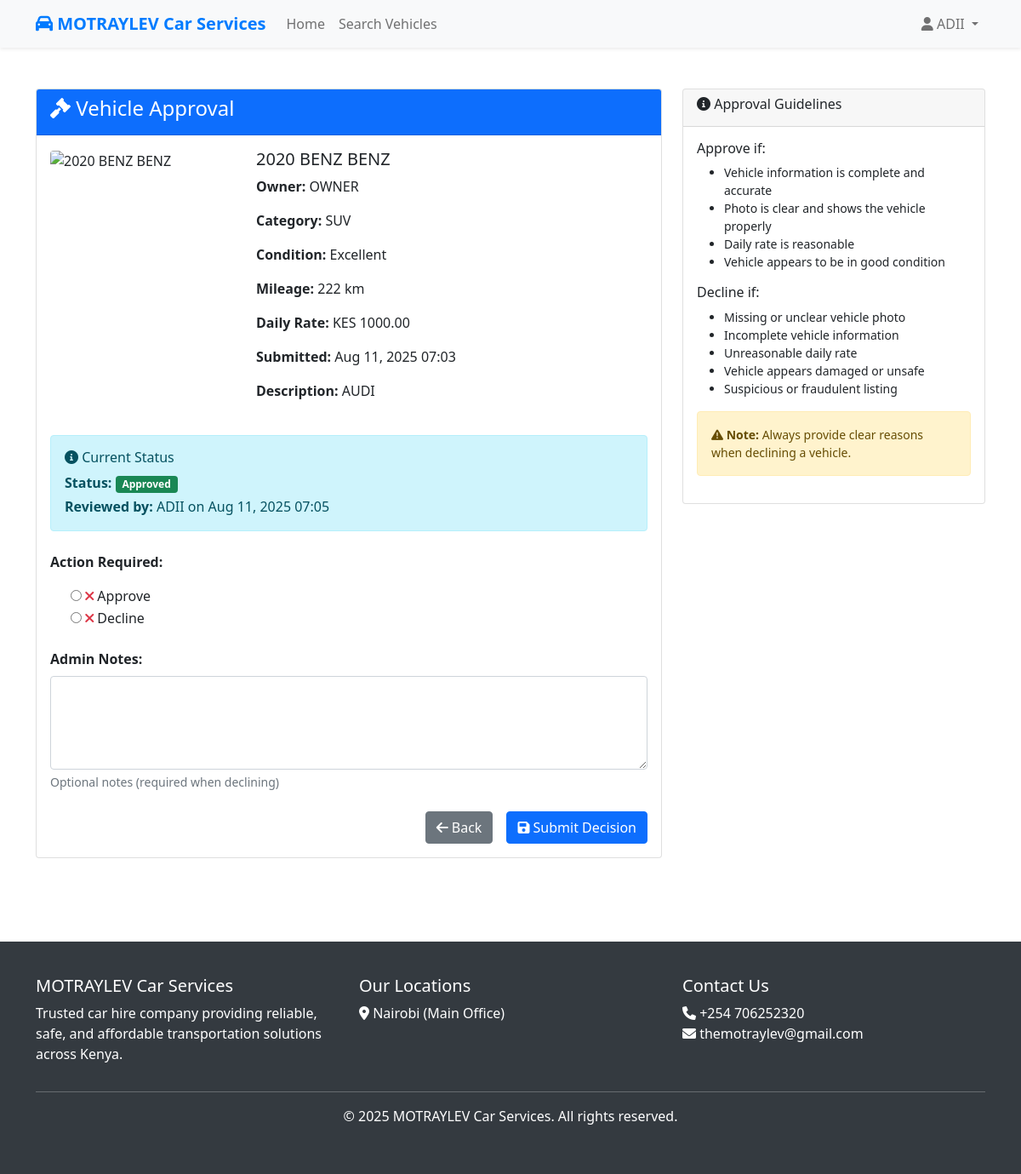
Screenshot of /approve-vehicle/2/ (signed in) with the database file from the repository.
### carhire/models.py (models this page shows, shortened)
class User(AbstractUser):
    USER_TYPES = (
        ('client', 'Client'),
        ('owner', 'Vehicle Owner'),
        ('admin', 'Admin'),
    )
    user_type = models.CharField(max_length=10, choices=USER_TYPES, default='client')
    phone_number = models.CharField(max_length=15, blank=True)
    location = models.CharField(max_length=100, blank=True)
    driving_license_number = models.CharField(max_length=50, blank=True)
    license_expiry_date = models.DateField(null=True, blank=True)
    years_of_experience = models.IntegerField(null=True, blank=True)
    class Meta:
        db_table = 'carhire_user'

class Vehicle(models.Model):
    CONDITION_CHOICES = (
        ('excellent', 'Excellent'),
        ('good', 'Good'),
        ('fair', 'Fair'),
    )
    CATEGORY_CHOICES = (
        ('sedan', 'Sedan'),
        ('suv', 'SUV'),
        ('hatchback', 'Hatchback'),
        ('pickup', 'Pickup Truck'),
        ('van', 'Van'),
        ('luxury', 'Luxury'),
    )
    APPROVAL_STATUS_CHOICES = (
        ('pending', 'Pending Review'),
        ('approved', 'Approved'),
        ('declined', 'Declined'),
    )
    owner = models.ForeignKey(User, on_delete=models.CASCADE, related_name='vehicles')
    make = models.CharField(max_length=50)
    model = models.CharField(max_length=50)
    year = models.IntegerField(validators=[MinValueValidator(1990), MaxValueValidator(2025)])
    category = models.CharField(max_length=20, choices=CATEGORY_CHOICES)
    condition = models.CharField(max_length=10, choices=CONDITION_CHOICES)
    mileage = models.IntegerField(validators=[MinValueValidator(0)])
    daily_rate = models.DecimalField(max_digits=10, decimal_places=2)
    photo = CloudinaryField(
        'vehicle_photo',  # Public ID prefix for Cloudinary
        folder='vehicles/',  # Organizes files in Cloudinary
        blank=True,
        null=True,  # Optional: Allow null in DB if photo not required
        transformation={'quality': 'auto:good'},  # Auto-optimize images
        format='jpg'  # Convert to JPG by default
    )
    description = models.TextField(blank=True)
    is_approved = models.BooleanField(default=False)
    approval_status = models.CharField(max_length=10, choices=APPROVAL_STATUS_CHOICES, default='pending')
    admin_notes = models.TextField(blank=True, help_text="Admin notes for approval/decline")
    reviewed_by = models.ForeignKey(User, on_delete=models.SET_NULL, null=True, blank=True, related_name='reviewed_vehicles')
    reviewed_at = models.DateTimeField(null=True, blank=True)
    is_available = models.BooleanField(default=True)
    created_at = models.DateTimeField(auto_now_add=True)
    def __str__(self):
        return f"{self.year} {self.make} {self.model}"

### carhire/views.py (the view)
# urls.py: path('approve-vehicle/<int:vehicle_id>/', views.approve_vehicle, name='approve_vehicle'),
@login_required
def approve_vehicle(request, vehicle_id):
    if request.user.user_type != 'admin':
        return redirect('dashboard')
    vehicle = get_object_or_404(Vehicle, id=vehicle_id)
    if request.method == 'POST':
        form = VehicleApprovalForm(request.POST)
        if form.is_valid():
            action = form.cleaned_data['action']
            admin_notes = form.cleaned_data['admin_notes']
            if action == 'approve':
                vehicle.is_approved = True
                vehicle.approval_status = 'approved'
                messages.success(request, f'Vehicle {vehicle} has been approved.')
            else:  # decline
                vehicle.is_approved = False
                vehicle.approval_status = 'declined'
                messages.success(request, f'Vehicle {vehicle} has been declined.')
            vehicle.admin_notes = admin_notes
            vehicle.reviewed_by = request.user
            vehicle.reviewed_at = timezone.now()
            vehicle.save()
            return redirect('admin_vehicles')
    else:
        form = VehicleApprovalForm()
    context = {
        'vehicle': vehicle,
        'form': form,
    }
    return render(request, 'carhire/approve_vehicle.html', context)

### carhire/forms.py (shortened to what this page needs)
class VehicleApprovalForm(forms.Form):
    ACTION_CHOICES = (
        ('approve', 'Approve'),
        ('decline', 'Decline'),
    )
    action = forms.ChoiceField(choices=ACTION_CHOICES, widget=forms.RadioSelect)
    admin_notes = forms.CharField(
        widget=forms.Textarea(attrs={'class': 'form-control', 'rows': 4}),
        required=False,
        help_text="Optional notes (required when declining)"
    )

### templates/carhire/approve_vehicle.html (shortened to what this page needs)
{% extends 'base.html' %}
{% block content %}
<div class="container py-5">
    <div class="row">
        <div class="col-lg-8">
            <div class="card">
                <div class="card-header bg-primary text-white">
                    <h4><i class="fas fa-gavel"></i> Vehicle Approval</h4>
                </div>
                <div class="card-body">
                    <div class="row mb-4">
                        <div class="col-md-4">
                            {% if vehicle.photo %}
                                <img src="{{ vehicle.photo.url }}" class="img-fluid rounded" alt="{{ vehicle }}">
                            {% else %}
                                <img src="/placeholder.svg?height=200&width=300" class="img-fluid rounded" alt="{{ vehicle }}">
                            {% endif %}
                        </div>
                        <div class="col-md-8">
                            <h5>{{ vehicle }}</h5>
                            <p><strong>Owner:</strong> {{ vehicle.owner.username }}</p>
                            <p><strong>Category:</strong> {{ vehicle.get_category_display }}</p>
                            <p><strong>Condition:</strong> {{ vehicle.get_condition_display }}</p>
                            <p><strong>Mileage:</strong> {{ vehicle.mileage|floatformat:0 }} km</p>
                            <p><strong>Daily Rate:</strong> KES {{ vehicle.daily_rate }}</p>
                            <p><strong>Submitted:</strong> {{ vehicle.created_at|date:"M d, Y H:i" }}</p>
                            {% if vehicle.description %}
                                <p><strong>Description:</strong> {{ vehicle.description }}</p>
                            {% endif %}
                        </div>
                    </div>
                    <div class="alert alert-info mb-4">
                        <h6><i class="fas fa-info-circle"></i> Current Status</h6>
                        <p class="mb-1"><strong>Status:</strong>
                            <span class="badge bg-{% if vehicle.approval_status == 'approved' %}success{% elif vehicle.approval_status == 'declined' %}danger{% else %}warning{% endif %}">
                                {{ vehicle.get_approval_status_display }}
                            </span>
                        </p>
                        {% if vehicle.reviewed_by %}
                            <p class="mb-0"><strong>Reviewed by:</strong> {{ vehicle.reviewed_by.username }} on {{ vehicle.reviewed_at|date:"M d, Y H:i" }}</p>
                        {% endif %}
                    </div>
                    <form method="post">
                        <div class="mb-4">
                            <label class="form-label"><strong>Action Required:</strong></label>
                            <div class="mt-2">
                                {% for choice in form.action %}
                                    <div class="form-check">
                                        {{ choice.tag }}
                                        <label class="form-check-label" for="{{ choice.id_for_label }}">
                                            {% if choice.choice_value == 'approve' %}
                                                <i class="fas fa-check text-success"></i> {{ choice.choice_label }}
                                            {% else %}
                                                <i class="fas fa-times text-danger"></i> {{ choice.choice_label }}
                                            {% endif %}
                                        </label>
                                    </div>
                                {% endfor %}
                            </div>
                        </div>
                        <div class="mb-4">
                            <label for="{{ form.admin_notes.id_for_label }}" class="form-label">
                                <strong>Admin Notes:</strong>
                            </label>
                            {{ form.admin_notes }}
                            <div class="form-text">{{ form.admin_notes.help_text }}</div>
                        </div>
                        <div class="d-grid gap-2 d-md-flex justify-content-md-end">
                            <a href="{% url 'admin_vehicles' %}" class="btn btn-secondary me-md-2">
                                <i class="fas fa-arrow-left"></i> Back
                            </a>
                            <button type="submit" class="btn btn-primary">
                                <i class="fas fa-save"></i> Submit Decision
                            </button>
                        </div>
                    </form>
                </div>
            </div>
        </div>
        <div class="col-lg-4">
            <div class="card">
                <div class="card-header">
                    <h6><i class="fas fa-info-circle"></i> Approval Guidelines</h6>
                </div>
                <div class="card-body">
                    <h6>Approve if:</h6>
                    <ul class="small">
                        <li>Vehicle information is complete and accurate</li>
                        <li>Photo is clear and shows the vehicle properly</li>
                        <li>Daily rate is reasonable</li>
                        <li>Vehicle appears to be in good condition</li>
                    </ul>
                    <h6>Decline if:</h6>
                    <ul class="small">
                        <li>Missing or unclear vehicle photo</li>
                        <li>Incomplete vehicle information</li>
                        <li>Unreasonable daily rate</li>
                        <li>Vehicle appears damaged or unsafe</li>
                        <li>Suspicious or fraudulent listing</li>
                    </ul>
                    <div class="alert alert-warning small">
                        <i class="fas fa-exclamation-triangle"></i>
                        <strong>Note:</strong> Always provide clear reasons when declining a vehicle.
                    </div>
                </div>
            </div>
        </div>
    </div>
</div>
{% endblock %}

### templates/base.html (shortened to what this page needs)
<!DOCTYPE html>
<html lang="en">
<head>
    <link href="https://cdn.jsdelivr.net/npm/bootstrap@5.1.3/dist/css/bootstrap.min.css" rel="stylesheet">
    <link href="https://cdnjs.cloudflare.com/ajax/libs/font-awesome/6.0.0/css/all.min.css" rel="stylesheet">
</head>
<body>
    <nav class="navbar navbar-expand-lg navbar-light bg-light shadow-sm">
        <div class="container">
            <a class="navbar-brand" href="{% url 'home' %}">
                <i class="fas fa-car"></i> MOTRAYLEV Car Services
            </a>
            <div class="collapse navbar-collapse" id="navbarNav">
                <ul class="navbar-nav me-auto">
                    <li class="nav-item">
                        <a class="nav-link" href="{% url 'home' %}">Home</a>
                    </li>
                    <li class="nav-item">
                        <a class="nav-link" href="{% url 'search_vehicles' %}">Search Vehicles</a>
                    </li>
                </ul>
                <ul class="navbar-nav">
                    {% if user.is_authenticated %}
                        <li class="nav-item dropdown">
                            <a class="nav-link dropdown-toggle" href="#" id="navbarDropdown" role="button" data-bs-toggle="dropdown">
                                <i class="fas fa-user"></i> {{ user.username }}
                            </a>
                        </li>
                    {% endif %}
                </ul>
            </div>
        </div>
    </nav>
    <main>
        {% block content %}
        {% endblock %}
    </main>
    <footer class="footer">
        <div class="container">
            <div class="row">
                <div class="col-md-4">
                    <h5>MOTRAYLEV Car Services</h5>
                    <p>Trusted car hire company providing reliable, safe, and affordable transportation solutions across Kenya.</p>
                </div>
                <div class="col-md-4">
                    <h5>Our Locations</h5>
                    <ul class="list-unstyled">
                        <li><i class="fas fa-map-marker-alt"></i> Nairobi (Main Office)</li>
                    </ul>
                </div>
                <div class="col-md-4">
                    <h5>Contact Us</h5>
                    <ul class="list-unstyled">
                        <li><i class="fas fa-phone"></i> +254 706252320</li>
                        <li><i class="fas fa-envelope"></i> themotraylev@gmail.com</li>
                    </ul>
                </div>
            </div>
            <hr>
            <div class="text-center">
                <p>&copy; 2025 MOTRAYLEV Car Services. All rights reserved.</p>
            </div>
        </div>
    </footer>
</body>
</html>

### templates/base.html (style rules this page uses)
.navbar-brand { font-weight: bold; color: #007bff !important; }
.footer { background-color: #343a40; color: white; padding: 40px 0; margin-top: 50px; }

### rows the page displays
User: username "ADII"
Vehicle: year+make+model "2020 BENZ BENZ", owner.username "OWNER", category "SUV", condition "Excellent", mileage "222", daily_rate "1000.00", created_at "Aug 11, 2025 07:03", description "AUDI", approval_status "Approved", reviewed_by.username "ADII", reviewed_at "Aug 11, 2025 07:05"

### other values shown
{{ choice.choice_label }} "Approve" "Decline"
